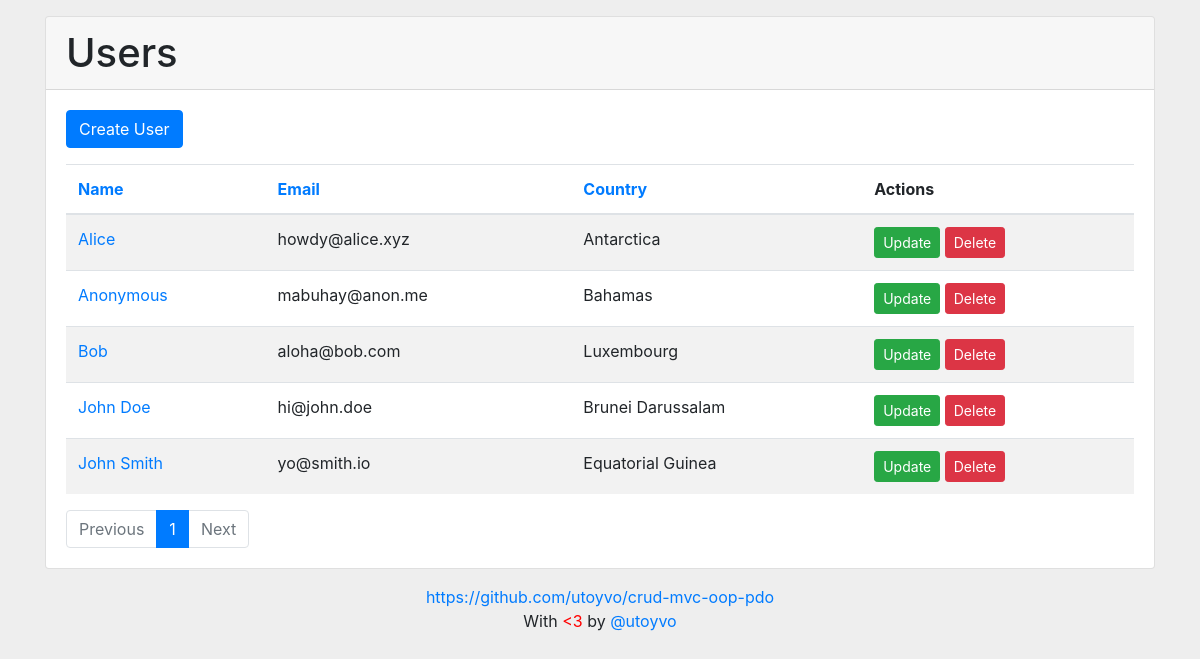
Page /?orderby=user_name on the committed database.
### tables this page shows
CREATE TABLE IF NOT EXISTS `users` (
	`user_id`         INT(11)      NOT NULL PRIMARY KEY AUTO_INCREMENT,
	`user_registered` DATETIME     NOT NULL DEFAULT CURRENT_TIMESTAMP,
	`user_updated`    DATETIME     NOT NULL ON UPDATE CURRENT_TIMESTAMP,
	`user_name`       VARCHAR(255) NOT NULL,
	`user_email`      VARCHAR(255) NOT NULL,
	`user_country`    INT(4)       NOT NULL
);

CREATE TABLE IF NOT EXISTS `countries` (
	`country_id`   INT(4)       NOT NULL PRIMARY KEY AUTO_INCREMENT,
	`country_code` VARCHAR(2)   NOT NULL,
	`country_name` VARCHAR(255) NOT NULL
);

### index.php (called while the page is built)
<?php
require_once( '/controller/UserController.php' );
$controller = new UserController();
$controller->handleRequest();

### config.php (called while the page is built)
<?php
return array(
	'db_driver'   => 'mysql',
	'db_server'   => 'localhost',
	'db_name'     => 'crud-mvc-oop-pdo',
	'db_username' => 'root',
	'db_password' => '',
);

### model/Database.php (called while the page is built)
<?php
class Database
{
	private static $conn = null;
	public static function connect()
	{
		if ( self::$conn == null ) {
			try {
				$config = require_once( 'config.php' );
				self::$conn = new PDO( $config['db_driver'] . ':host=' . $config['db_server'] . ';dbname=' . $config['db_name'], $config['db_username'], $config['db_password'] );
				self::$conn->setAttribute( PDO::ATTR_ERRMODE, PDO::ERRMODE_EXCEPTION );
			} catch( PDOException $e ) {
				error_log( '[' . date( 'Y-m-d H:i:s' ) . '] [CONNECTION ERROR] [' . $_SERVER['REMOTE_ADDR'] . '] ' . $e->getMessage() . "\n", 3, 'error.log' );
				die( 'Connection Error: ' . $e->getMessage() );
			}
		}
		return self::$conn;
	}
}

### model/UserService.php (called while the page is built, shortened)
<?php
require_once( 'UserGateway.php' );
class UserService
{
	public $userGateway;
	public function __construct()
	{
		$this->userGateway = new UserGateway();
	}
	public function getUsers( $orderBy, $pagination )
	{
		$sort = ( $orderBy == 'user_id' ) ? $sort = 'DESC' : $sort = 'ASC';
		try {
			return $this->userGateway->selectAllUsers( $orderBy, $sort, $pagination );
		} catch ( Exception $e ) {
			throw $e;
			$this->getErrorLog( $e );
		}
	}
	public function pagination( $perpage )
	{
		$page        = ( isset( $_GET['page'] ) && ! empty( $_GET['page'] ) ) ? $_GET['page'] : 1;
		$pages       = $this->userGateway->countTotalRows( 'users' );
		$total_pages = ceil( $pages->total / $perpage );
		$start       = $perpage * $page - $perpage;
		$result = array(
			'page'        => $page,
			'total_pages' => $total_pages,
			'start'       => $start,
			'perpage'     => $perpage,
		);
		return $result;
	}
}

### model/UserGateway.php (called while the page is built, shortened)
<?php
require_once( 'Database.php' );
class UserGateway
{
	public $conn;
	public function __construct()
	{
		$this->conn = Database::connect();
	}
	public function selectAllUsers( $orderBy, $sort, $pagination )
	{
		$sql = 'SELECT * FROM users
		INNER JOIN countries ON users.user_country = countries.country_id
		ORDER BY ' . $orderBy . ' ' . $sort . ' LIMIT ' . $pagination['start'] . ', ' . $pagination['perpage'];
		$stmt = $this->conn->prepare( $sql );
		$stmt->execute();
		$result = array();
		while ( $obj = $stmt->fetch( PDO::FETCH_OBJ ) ) $result[] = $obj;
		return $result;
	}
	public function countTotalRows( $table )
	{
		$sql = 'SELECT COUNT(*) AS total FROM ' . $table;
		$stmt = $this->conn->prepare( $sql );
		$stmt->execute();
		return $stmt->fetch( PDO::FETCH_OBJ );
	}
}

### view/user/users.php (the view)
<?php include( '/view/template/header.php' ); ?>
	<section class="card mt-3 mb-3">
		<header class="card-header">
			<h1 class="mb-0"><?= htmlentities( $title ); ?></h1>
		</header>
		<div class="card-body">
			<div class="mb-3">
				<a href="?user=create" class="btn btn-primary">Create User</a>
			</div>
			<table class="table table-striped mb-0">
				<thead>
					<tr>
						<th><a href="?orderby=user_name">Name</a></th>
						<th><a href="?orderby=user_email">Email</a></th>
						<th><a href="?orderby=user_country">Country</a></th>
						<th>Actions</th>
					</tr>
				</thead>
				<tbody>
				<?php foreach ( $users as $user ) : ?>
					<tr>
						<td><a href="?user=read&id=<?= $user->user_id; ?>"><?= $user->user_name; ?></a></td>
						<td><?= $user->user_email; ?></td>
						<td><?= $user->country_name; ?></td>
						<td>
							<a href="?user=update&id=<?= $user->user_id; ?>" class="btn btn-success btn-sm">Update</a>
							<a href="?user=delete&id=<?= $user->user_id; ?>" class="btn btn-danger btn-sm" onclick="return confirm( 'Are you sure you want to delete?' );">Delete</a>
						</td>
					</tr>
				<?php endforeach; ?>
				</tbody>
			</table>
			<?php include( '/view/template/pagination.php' ); ?>
		</div>
	</section>
<?php include( '/view/template/footer.php' ); ?>

### view/template/header.php (style rules this page uses)
body { background: #eee; }

### rows in the picture
users: user_name "Alice", user_email "howdy@alice.xyz", countries.country_name "Antarctica"
users: user_name "Anonymous", user_email "mabuhay@anon.me", countries.country_name "Bahamas"
users: user_name "Bob", user_email "aloha@bob.com", countries.country_name "Luxembourg"
users: user_name "John Doe", user_email "hi@john.doe", countries.country_name "Brunei Darussalam"
users: user_name "John Smith", user_email "yo@smith.io", countries.country_name "Equatorial Guinea"

### other values in the picture
$title "Users"
